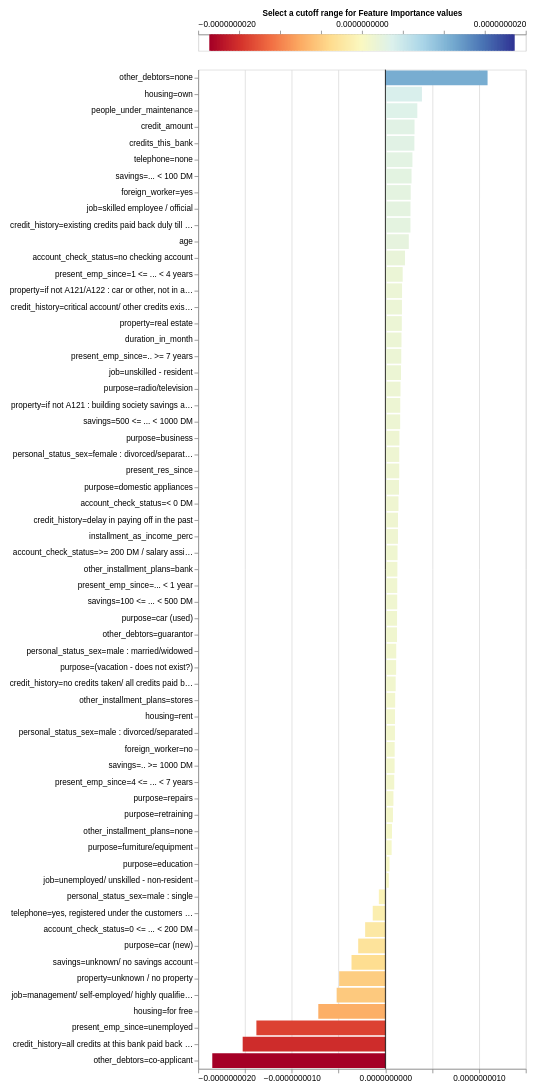

Source (notebook cell):
### Code cell
lime_exp.plot_features_importance()

### Figure 1 — Vega-Lite specification as saved in the notebook (floating-point values rounded to 4 significant figures; data arrays with more than 128 entries replaced by an {"elided": "..."} marker saying what was removed)
{"config": {"view": {"continuousWidth": 400, "continuousHeight": 300}, "axis": {"labelFontSize": 10, "labelLimit": 225.0}}, "vconcat": [{"layer": [{"data": {"name": "data-523a627e217af784a3eca2956d90783f"}, "mark": {"type": "rule", "strokeWidth": 3}, "encoding": {"color": {"field": "xValue", "legend": null, "scale": {"domain": [-1.85e-09, 1.85e-09], "domainMid": 0, "scheme": "redyellowblue"}, "type": "quantitative"}, "x": {"axis": {"orient": "top", "titleFontSize": 10}, "field": "xValue", "title": "Select a cutoff range for Feature Importance values ", "type": "quantitative"}}}, {"data": {"name": "data-c7bc3ae69e1253e8223f70a11d04b99d"}, "mark": {"type": "rect", "color": "black", "height": 20, "opacity": 0.4, "tooltip": true}, "encoding": {"x": {"field": "x_min", "type": "quantitative"}, "x2": {"field": "x_max"}, "y": {"axis": null, "field": "y", "type": "quantitative"}}, "selection": {"Cutter": {"type": "single", "fields": ["cutoff"], "bind": {"input": "range", "max": 1.85e-09, "min": 0, "name": "Importance cutoff value (±) ", "step": 3.699e-11}, "init": {"cutoff": 0.0}}}, "transform": [{"calculate": "(-Cutter.cutoff)", "as": "x_min"}, {"calculate": "Cutter.cutoff", "as": "x_max"}]}], "height": 20}, {"layer": [{"data": {"name": "data-02c1f092b95b50689cf72fea914696b3"}, "mark": "bar", "encoding": {"color": {"field": "value", "legend": null, "scale": {"domain": [-1.85e-09, 1.85e-09], "domainMid": 0, "scheme": "blueorange"}, "type": "quantitative"}, "tooltip": [{"field": "name", "title": "Feature", "type": "nominal"}, {"field": "value", "title": "Importance", "type": "quantitative"}], "x": {"field": "value", "title": null, "type": "quantitative"}, "y": {"field": "name", "sort": {"field": "value", "op": "mean", "order": "descending"}, "title": null, "type": "nominal"}}, "selection": {"Cutter": {"type": "single", "fields": ["cutoff"], "bind": {"input": "range", "max": 1.85e-09, "min": 0, "name": "Importance cutoff value (±) ", "step": 3.699e-11}, "init": {"cutoff": 0.0}}}, "transform": [{"filter": "((datum.value > Cutter.cutoff) || (datum.value < (-Cutter.cutoff)))"}]}, {"data": {"name": "data-9c00aa9dc2b1c1a0b4bf9b34ead12925"}, "mark": "rule", "encoding": {"x": {"field": "x", "type": "quantitative"}}}]}], "padding": 10, "$schema": "https://vega.github.io/schema/vega-lite/v4.17.0.json", "datasets": {"data-523a627e217af784a3eca2956d90783f": {"elided": "201 records"}, "data-c7bc3ae69e1253e8223f70a11d04b99d": [{"y": 0, "x": -0.5, "x2": 0.5}], "data-02c1f092b95b50689cf72fea914696b3": [{"name": "other_debtors=co-applicant", "value": -1.85e-09}, {"name": "credit_history=all credits at this bank paid back duly", "value": -1.525e-09}, {"name": "present_emp_since=unemployed", "value": -1.378e-09}, {"name": "other_debtors=none", "value": 1.092e-09}, {"name": "housing=for free", "value": -7.169e-10}, {"name": "job=management/ self-employed/ highly qualified employee/ officer", "value": -5.208e-10}, {"name": "property=unknown / no property", "value": -4.944e-10}, {"name": "housing=own", "value": 3.905e-10}, {"name": "savings=unknown/ no savings account", "value": -3.621e-10}, {"name": "people_under_maintenance", "value": 3.41e-10}, {"name": "credit_amount", "value": 3.114e-10}, {"name": "credits_this_bank", "value": 3.097e-10}, {"name": "purpose=car (new)", "value": -2.905e-10}, {"name": "telephone=none", "value": 2.889e-10}, {"name": "savings=... < 100 DM", "value": 2.793e-10}, {"name": "foreign_worker=yes", "value": 2.704e-10}, {"name": "job=skilled employee / official", "value": 2.681e-10}, {"name": "credit_history=existing credits paid back duly till now", "value": 2.677e-10}, {"name": "age", "value": 2.5e-10}, {"name": "account_check_status=0 <= ... < 200 DM", "value": -2.164e-10}, {"name": "account_check_status=no checking account", "value": 2.095e-10}, {"name": "present_emp_since=1 <= ... < 4 years", "value": 1.847e-10}, {"name": "property=if not A121/A122 : car or other, not in attribute 6", "value": 1.781e-10}, {"name": "credit_history=critical account/ other credits existing (not at this bank)", "value": 1.767e-10}, {"name": "property=real estate", "value": 1.754e-10}, {"name": "duration_in_month", "value": 1.72e-10}, {"name": "present_emp_since=.. >= 7 years", "value": 1.695e-10}, {"name": "job=unskilled - resident", "value": 1.668e-10}, {"name": "purpose=radio/television", "value": 1.614e-10}, {"name": "property=if not A121 : building society savings agreement/ life insurance", "value": 1.587e-10}, {"name": "savings=500 <= ... < 1000 DM ", "value": 1.578e-10}, {"name": "purpose=business", "value": 1.5e-10}, {"name": "personal_status_sex=female : divorced/separated/married", "value": 1.483e-10}, {"name": "present_res_since", "value": 1.482e-10}, {"name": "purpose=domestic appliances", "value": 1.456e-10}, {"name": "account_check_status=< 0 DM", "value": 1.397e-10}, {"name": "telephone=yes, registered under the customers name ", "value": -1.354e-10}, {"name": "credit_history=delay in paying off in the past", "value": 1.347e-10}, {"name": "installment_as_income_perc", "value": 1.34e-10}, {"name": "account_check_status=>= 200 DM / salary assignments for at least 1 year", "value": 1.297e-10}, {"name": "other_installment_plans=bank", "value": 1.28e-10}, {"name": "present_emp_since=... < 1 year ", "value": 1.268e-10}, {"name": "savings=100 <= ... < 500 DM", "value": 1.263e-10}, {"name": "purpose=car (used)", "value": 1.247e-10}, {"name": "other_debtors=guarantor", "value": 1.244e-10}, {"name": "personal_status_sex=male : married/widowed", "value": 1.16e-10}, {"name": "purpose=(vacation - does not exist?)", "value": 1.149e-10}, {"name": "credit_history=no credits taken/ all credits paid back duly", "value": 1.099e-10}, {"name": "other_installment_plans=stores", "value": 1.047e-10}, {"name": "housing=rent", "value": 1.024e-10}, {"name": "personal_status_sex=male : divorced/separated", "value": 1.02e-10}, {"name": "foreign_worker=no", "value": 9.908e-11}, {"name": "savings=.. >= 1000 DM ", "value": 9.832e-11}, {"name": "present_emp_since=4 <= ... < 7 years", "value": 9.459e-11}, {"name": "purpose=repairs", "value": 8.568e-11}, {"name": "purpose=retraining", "value": 8.07e-11}, {"name": "other_installment_plans=none", "value": 7.027e-11}, {"name": "personal_status_sex=male : single", "value": -7.01e-11}, {"name": "purpose=furniture/equipment", "value": 6.675e-11}, {"name": "purpose=education", "value": 4.384e-11}, {"name": "job=unemployed/ unskilled - non-resident", "value": 3.637e-11}], "data-9c00aa9dc2b1c1a0b4bf9b34ead12925": [{"x": 0}]}}
